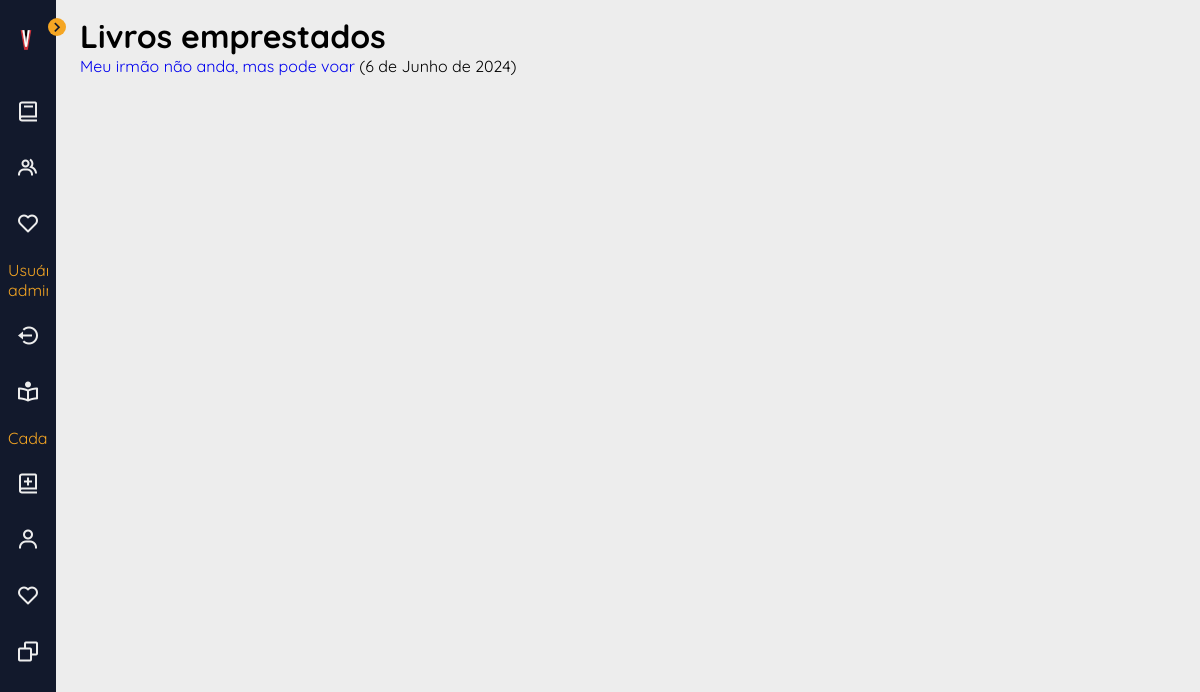
Screenshot of /catalogo/mybooks/ (signed in) with the database file from the repository.
### catalogo/models.py (models this page shows, shortened)
class BookInstance(models.Model):
    id = models.UUIDField(primary_key=True, default=uuid.uuid4,
                          help_text="Identificação única para o livro no sistema")
    book = models.ForeignKey('Book', on_delete=models.RESTRICT, null=True, verbose_name='Livro')
    due_back = models.DateField('Devolução', null=True, blank=True, help_text='Data de devolução')
    borrower = models.ForeignKey(
        settings.AUTH_USER_MODEL, on_delete=models.SET_NULL, null=True, blank=True, verbose_name='Mutuário')
    @property
    def is_overdue(self):
        return bool(self.due_back and date.today() > self.due_back)
    LOAN_STATUS = (
        ('o', 'Emprestado'),
        ('a', 'Disponível'),
    )
    status = models.CharField(
        max_length=1,
        choices=LOAN_STATUS,
        blank=True,
        default='a',
        help_text='Disponibilidade do livro')
    class Meta:
        ordering = ['due_back']
        permissions = (("can_mark_returned", "Set book as returned"),)

class Book(models.Model):
    título = models.CharField(max_length=200)
    autor = models.ForeignKey('Autor', on_delete=models.RESTRICT, null=True)
    resumo = models.TextField(
        max_length=1000, help_text="Insira uma breve descrição do livro.")
    gênero = models.ManyToManyField(
        Gênero, help_text="Selecione um gênero para este livro")
    idade = models.PositiveSmallIntegerField('Faixa etária', default=0)
    capa = models.TextField(max_length=1000, help_text="Insira um link para a imagem da capa do livro.", default="https://vectorportal.com/storage/book-vector(1).jpg")
    class Meta:
        ordering = ['título', 'autor']
    def display_gênero(self):
        """Creates a string for the Genre. This is required to display genre in Admin."""
        return ', '.join([gênero.name for gênero in self.gênero.all()[:3]])
    display_gênero.short_description = 'Gênero'

### catalogo/views.py (the view)
# urls.py: path('mybooks/', views.LoanedBooksByUserListView.as_view(), name='my-borrowed'),
class LoanedBooksByUserListView(LoginRequiredMixin, generic.ListView):
    model = BookInstance
    template_name = 'catalogo/bookinstance_list_borrowed_user.html'
    paginate_by = 10
    def get_queryset(self):
        return (
            BookInstance.objects.filter(borrower=self.request.user)
            .filter(status__exact='o')
            .order_by('due_back')
        )

### catalogo/templates/catalogo/bookinstance_list_borrowed_user.html
{% extends "base_generic.html" %}
{% block content %}
    <h1>Livros emprestados</h1>
    {% if bookinstance_list %}
    <ul>
      {% for bookinst in bookinstance_list %}
      <li class="{% if bookinst.is_overdue %}text-danger{% endif %}">
        <a href="{% url 'book-detail' bookinst.book.pk %}">{{bookinst.book.título}}</a> ({{ bookinst.due_back }})
      </li>
      {% endfor %}
    </ul>
    {% else %}
      <p>Não existem livros emprestados.</p>
    {% endif %}
{% endblock %}

### catalogo/templates/base_generic.html (shortened to what this page needs)
<!DOCTYPE html>
<html lang="pt-br">
{% load static %}
<head>
  <link rel="stylesheet" href="{% static 'assets/css/base.css' %}">
  <link href='https://cdn.jsdelivr.net/npm/boxicons@2.0.5/css/boxicons.min.css' rel='stylesheet'>
</head>
<body id="body">
  {% block sidebar %}
  <div class="l-navbar" id="navbar">
    <nav class="nav">
        <div>
            <a href="{% url 'index' %}" class="nav__logo">
                <img src="{% static 'assets/icons/openlearn-univesp.png' %}" alt="" class="nav__logo-icon">
            </a>
            <div class="nav__toggle" id="nav-toggle">
                <i class='bx bx-chevron-right'></i>
            </div>
            <ul class="nav__list">
                <a href="{% url 'books' %}" class="nav__link">
                    <i class='bx bx-book nav__icon' ></i>
                </a>
                <a href="{% url 'autores' %}" class="nav__link">
                    <i class='bx bx-group nav__icon' ></i>
                </a>
                <a href="{% url 'gêneros' %}" class="nav__link">
                    <i class='bx bx-heart nav__icon'></i>
                </a>
                {% if user.is_authenticated %}
                <p style="color: #F5A623">Usuário: {{ user.get_username }}</p>
                <a href="{% url 'logout'%}?next={{request.path}}" class="nav__link">
                    <i class='bx bx-log-out-circle nav__icon'></i>
                </a>
                {% else %}
                <a href="{% url 'login'%}?next={{request.path}}" class="nav__link">
                <i class='bx bx-log-in-circle nav__icon'></i>
                <span class="nav__text">Login</span>
                </a>
                {% endif %}
                {% if user.is_staff %}
              <a href="{% url 'all-borrowed' %}" class="nav__link">
                  <i class='bx bx-book-reader nav__icon'></i>
              </a>
              <p style="color: #F5A623">Cadastros</p>
              {% if perms.catalogo.add_book %}
              <a href="{% url 'book-create' %}" class="nav__link">
                  <i class='bx bx-book-add nav__icon'></i>
              </a>
              {% endif %}
              {% if perms.catalogo.add_autor %}
              <a href="{% url 'autor-create' %}" class="nav__link">
                  <i class='bx bx-user nav__icon'></i>
              </a>
              {% endif %}
              {% if perms.catalogo.add_gênero %}
              <a href="{% url 'gênero-create' %}" class="nav__link">
                  <i class='bx bx-heart nav__icon' ></i>
              </a>
              {% endif %}
              {% if perms.catalogo.add_bookinstance %}
              <a href="{% url 'bookinstance-create' %}" class="nav__link">
                  <i class='bx bx-copy nav__icon'></i>
              </a>
              {% endif %}
              {% elif user.is_authenticated%}
              <a href="{% url 'my-borrowed' %}" class="nav__link">
                <i class='bx bx-book-reader nav__icon'></i>
                <span class="nav__text">Empréstimos</span>
              </a>
            {% endif %}
            </ul>
        </div>
    </nav>
  </div>
  {% endblock %}
  {% block content %}{% endblock %}
</body>
</html>

### catalogo/static/assets/css/base.css (style rules this page uses)
:root { --first-color: #12192C; --second-color: #F5A623; --white-color: #EDEDED; }
:root { --body-font: 'Quicksand', sans-serif; --small-font-size: 0.875rem; }
@media screen and (min-width: 768px) { :root { --small-font-size: 0.938rem; } }
:root { --z-back: -10; --z-normal: 1; --z-tooltip: 10; --z-fixed: 100; --z-modal: 1000; }
body { position: relative; margin: 0; padding: 1rem 0 0 5rem; font-family: var(--body-font); background-color: var(--white-color); -webkit-transition: .5s; transition: .5s; }
h1 { margin: 0; }
ul, li { margin: 0; padding: 0; list-style: none; }
a { text-decoration: none; }
.l-navbar { position: fixed; top: 0; left: 0; width: 56px; height: 100vh; background-color: var(--first-color); padding: 1.25rem .5rem 2rem; -webkit-transition: .5s; transition: .5s; z-index: var(--z-fixed); }
.nav { height: 100%; display: -webkit-box; display: -ms-flexbox; display: flex; -webkit-box-orient: vertical; -webkit-box-direction: normal; -ms-flex-direction: column; flex-direction: column; -webkit-box-pack: justify; -ms-flex-pack: justify; justify-content: space-between; overflow: hidden; }
.nav__logo { display: -webkit-box; display: -ms-flexbox; display: flex; -webkit-box-align: center; -ms-flex-align: center; align-items: center; margin-bottom: 2rem; padding: 0 .5rem; }
.nav__logo-icon { margin-right: 1.2rem; }
.nav__toggle { position: absolute; top: 1.10rem; right: -.6rem; width: 18px; height: 18px; background-color: var(--second-color); border-radius: 50%; font-size: 1.25rem; color: var(--first-color); display: -webkit-box; display: -ms-flexbox; display: flex; -webkit-box-align: center; -ms-flex-align: center; align-items: center; -webkit-box-pack: center; -ms-flex-pack: center; justify-content: center; cursor: pointer; -webkit-transition: .5s; transition: .5s; }
.nav__link { display: -webkit-box; display: -ms-flexbox; display: flex; -webkit-box-align: center; -ms-flex-align: center; align-items: center; padding: .5rem; margin-bottom: 1rem; border-radius: .5rem; color: var(--white-color); -webkit-transition: .3s; transition: .3s; }
.nav__icon { font-size: 1.5rem; margin-right: 1rem; }

### rows the page displays
BookInstance: book.título "Meu irmão não anda, mas pode voar", due_back "6 de Junho de 2024"
